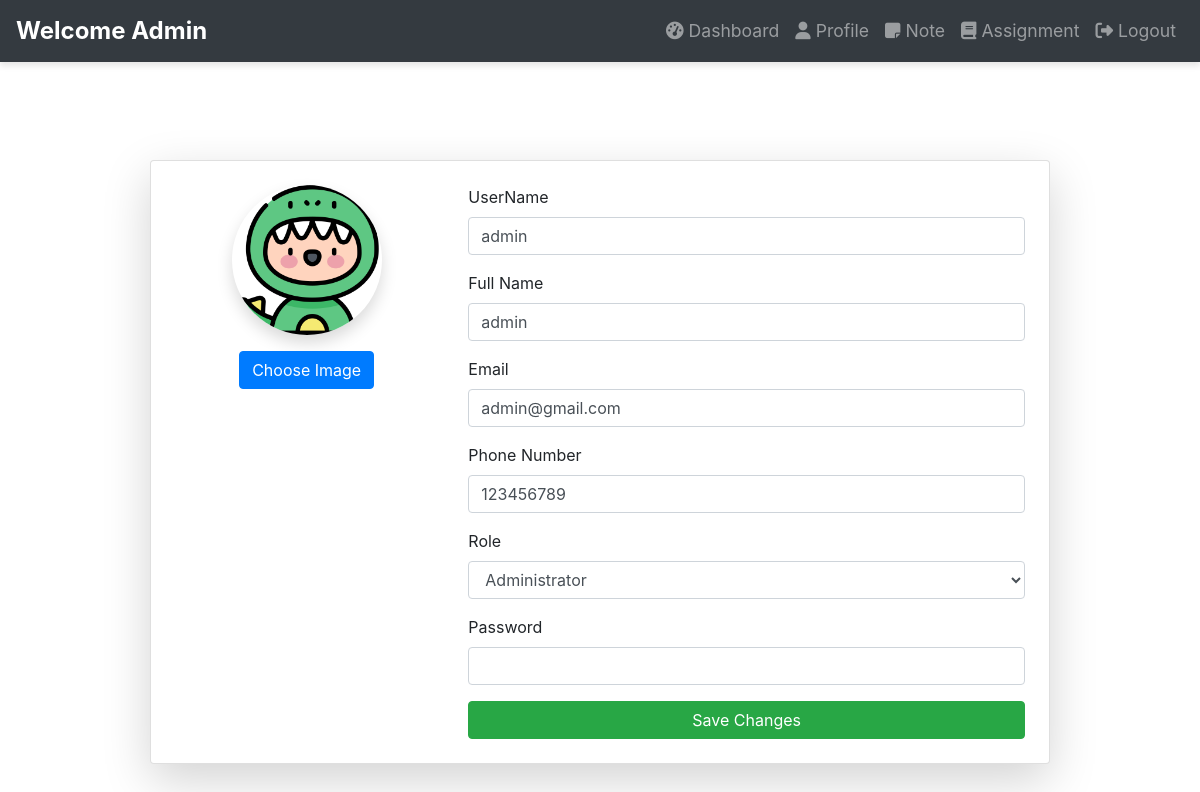
The page /public/profile/edit/67e6f12993290 (signed in) on the database its author committed.
### tables this page shows
CREATE TABLE `users` (
  `id` int(11) NOT NULL,
  `username` varchar(30) NOT NULL,
  `password` text NOT NULL,
  `fullname` varchar(30) NOT NULL,
  `email` varchar(50) NOT NULL,
  `numbers` int(11) NOT NULL,
  `user_id` text NOT NULL,
  `role` varchar(20) NOT NULL,
  `avatar` text NOT NULL
);

### private/core/app.php (called while the page is built, shortened)
<?php
class App
{
    protected $method = 'index';
    public function __construct()
    {
        $URL = $this->parseUrl();
        if (file_exists("../private/controllers/" . $URL[0] . ".php")) {
            unset($URL[0]);
        }
        $this->controller = new $this->controller();
        if (isset($URL[1])) {
            if (method_exists($this->controller, $URL[1])) {
                $this->method = ucfirst($URL[1]);
                unset($URL[1]);
            }
        }
        $URL = array_values($URL);
        $this->params = $URL;
        call_user_func_array([$this->controller, $this->method], $this->params);
    }
    private function parseUrl()
    {
        $url = isset($_GET['url']) ? $_GET['url'] : 'home';
        return explode('/', filter_var(trim($url, '/'), FILTER_SANITIZE_URL));
    }
}

### public/index.php (called while the page is built, shortened)
<?php
$app = new App();

### private/core/database.php (called while the page is built)
<?php
class Database
{
    private function connect()
    {
        $string = DB_TYPE . ":host=" . DB_HOST . ";dbname=" . DB_NAME;
        if (!$con = new PDO($string, DB_USER, DB_PASS)) {
            die("Failed to connect to database");
        }
        return $con;
    }
    public function query($query, $data = array(), $data_type = "object")
    {
        $con = $this->connect();
        $stmt = $con->prepare($query);
        if ($stmt) {
            $check = $stmt->execute($data);
            if ($check) {
                if ($data_type == 'object') {
                    $data = $stmt->fetchAll(PDO::FETCH_OBJ);
                } else {
                    $data = $stmt->fetchAll(PDO::FETCH_ASSOC);
                }
                if (is_array($data) && count($data) > 0) {
                    return $data;
                }
            }
        }
        return false;
    }
}

### private/core/model.php (called while the page is built, shortened)
<?php
class Model extends Database
{
    public function __construct()
    {
        $this->table = $this->table ?? strtolower(static::class) . 's';
    }
    protected function get_primary_key($table)
    {
        $query = "SHOW KEYS from $table WHERE Key_name = 'PRIMARY' ";
        $db = new Database();
        $data = $db->query($query);
        if (!empty($data[0])) {
            return $data[0]->Column_name;
        }
        return 'id';
    }
    public function first($column, $value, $orderby = 'desc')
    {
        $column = addslashes($column);
        $primary_key = $this->get_primary_key($this->table);
        $query = "select * from $this->table where $column = :value order by $primary_key $orderby";
        $data = $this->query($query, [
            'value' => $value
        ]);
        if (is_array($data)) {
            $data = $data[0];
        }
        return $data;
    }
}

### private/models/Auth.php (called while the page is built, shortened)
<?php
class Auth
{
    public static function user()
    {
        if(isset($_SESSION['USER']))
        {
            return $_SESSION['USER']->username;
        }
        return false;
    }
    public static function __callStatic($method, $params)
    {
        $prop = strtolower(str_replace('get', '', $method));
        if(isset($_SESSION['USER']->$prop))
        {
            return $_SESSION['USER']->$prop;
        }
        return "Unknown property $prop";
    }
}

### private/core/helper.php (called while the page is built, shortened)
<?php
function get_var($key, $default = "")
{
	return $default;
}
function esc($var)
{
	return htmlspecialchars($var, ENT_QUOTES, 'UTF-8');
}
function get_images($image, $id = "")
{
	$imagePath = dirname(__DIR__, 2) . "/public/assets/uploads/" . $id . "/avatar/" . $image;
	if (!file_exists($imagePath)) {
		$image = ASSETS . "/dinosaur.png";
	} else {
		$image = ASSETS . "/uploads/" . $id . "/avatar/" . $image;
	}
	return $image;
}

### private/views/profile.edit.view.php (the view, shortened to what this page needs)
<?php $this->view('includes/nav'); ?>
</head>
<body>
    <div aria-live="polite" aria-atomic="true" class="position-relative">
        <div class="toast-container position-fixed top-0 end-0 p-3" style="z-index: 1050;">
        </div>
    </div>
    <div class="container d-flex justify-content-center align-items-center" style="height: 100vh;">
        <div class="card p-4 shadow-lg" style="max-width: 900px; width: 100%;">
            <?php if ($row): ?>
                <?php
                $image = get_images($row->avatar);
                $isEditable = (Auth::getRole() === 'Teacher' || Auth::getRole() === 'Administrator');
                $canEditLimited = (Auth::getRole() === 'Student');
                ?>
                <form id="profileForm" method="POST" enctype="multipart/form-data">
                    <div class="row">
                        <div class="col-md-4 text-center d-flex flex-column align-items-center">
                            <img id="avatar" src="<?= esc($image) ?>" alt="User Avatar" class="rounded-circle shadow"
                                style="width: 150px; height: 150px; object-fit: cover;">
                            <button type="button" class="btn btn-primary mt-3" onclick="document.getElementById('avatarUpload').click();">
                                Choose Image
                            </button>
                        </div>
                        <div class="col-md-8">
                            <div class="form-group">
                                <label>UserName</label>
                                <input type="text" class="form-control track-change" value="<?= get_var('username', esc($row->username)) ?>" name='username' <?= $isEditable ? '' : 'disabled' ?>>
                            </div>
                            <div class="form-group">
                                <label>Full Name</label>
                                <input type="text" class="form-control track-change" value="<?= get_var('fullname', esc($row->fullname)) ?>" name='fullname' <?= $isEditable ? '' : 'disabled' ?>>
                            </div>
                            <div class="form-group">
                                <label>Email</label>
                                <input type="email" class="form-control track-change" id="email" value="<?= get_var('email', esc($row->email)) ?>" name='email' <?= $isEditable || $canEditLimited ? '' : 'disabled' ?>>
                            </div>
                            <div class="form-group">
                                <label>Phone Number</label>
                                <input type="tel" class="form-control track-change" id="numbers" value="<?= get_var('numbers', esc($row->numbers)) ?>" name='numbers' <?= $isEditable || $canEditLimited ? '' : 'disabled' ?>>
                            </div>
                            <div class="form-group">
                                <label>Role</label>
                                <select class="form-control track-change" name="role" <?= $isEditable || $canEditLimited ? '' : 'disabled' ?>>
                                    <option value="Administrator" <?= $row->role == 'Administrator' ? 'selected' : '' ?>>Administrator</option>
                                </select>
                            </div>
                            <div class="form-group">
                                <label>Password</label>
                                <input type="password" class="form-control track-change" name='password' <?= $isEditable || $canEditLimited ? '' : 'disabled' ?>>
                            </div>
                            <button type="submit" id="saveBtn" class="btn btn-success btn-block mt-3">Save Changes</button>
                        </div>
                    </div>
                </form>
            <?php else: ?>
                <h4 class="text-center">Profile not found</h4>
            <?php endif; ?>
        </div>
    </div>

### private/views/includes/nav.view.php (shortened to what this page needs)
</head>
<body>
  <nav class="navbar navbar-expand-lg navbar-dark bg-dark">
    <a class="navbar-brand" href="<?=ROOT?>/home">Welcome <?=ucfirst(Auth::user())?> </a>
    <div class="collapse navbar-collapse" id="navbarNav">
      <ul class="navbar-nav ml-auto">
        <li class="nav-item">
          <a class="nav-link" href="<?=ROOT?>/home"><i class="fas fa-tachometer-alt"></i> Dashboard</a>
        </li>
        <li class="nav-item">
          <a class="nav-link" href="<?=ROOT?>/profile/<?=Auth::getUser_id()?>/"><i class="fas fa-user"></i> Profile</a>
        </li>
        <li class="nav-item">
          <a class="nav-link" href="<?=ROOT?>/notes"><i class="fas fa-note-sticky" ></i> Note</a>
        </li>
        <li class="nav-item">
          <a class="nav-link" href="<?=ROOT?>/assignments"><i class="fas fa-book"></i> Assignment</a>
        </li>
        <li class="nav-item">
          <a class="nav-link" href="<?=ROOT?>/logout"><i class="fas fa-sign-out-alt"></i> Logout</a>
        </li>
      </ul>
    </div>
  </nav>

### private/views/includes/nav.view.php (style rules this page uses)
.navbar { box-shadow: 0 4px 6px rgba(0, 0, 0, 0.1); }
.navbar-brand { font-weight: bold; font-size: 1.5rem; }
.nav-link { font-size: 1.1rem; transition: color 0.3s ease-in-out; }

### rows shown on the page
users: username "Admin", username "admin", fullname "admin", email "admin@gmail.com", numbers "123456789", role "Administrator"
